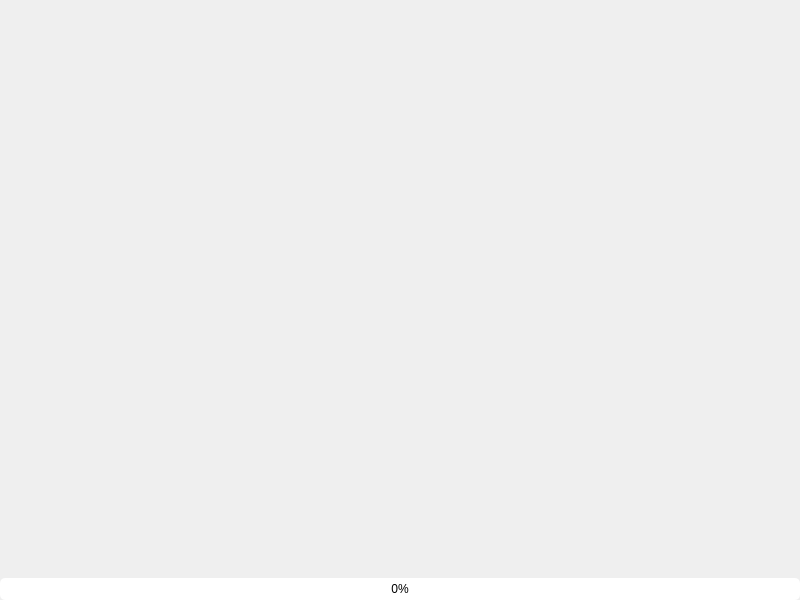
<?xml version="1.0" encoding="UTF-8"?>
<ui version="4.0">
 <class>QGraphicsManagaView</class>
 <widget class="QWidget" name="QGraphicsManagaView">
  <property name="windowModality">
   <enum>Qt::WindowModal</enum>
  </property>
  <property name="geometry">
   <rect>
    <x>0</x>
    <y>0</y>
    <width>800</width>
    <height>600</height>
   </rect>
  </property>
  <property name="sizePolicy">
   <sizepolicy hsizetype="Preferred" vsizetype="Preferred">
    <horstretch>0</horstretch>
    <verstretch>0</verstretch>
   </sizepolicy>
  </property>
  <property name="mouseTracking">
   <bool>false</bool>
  </property>
  <property name="windowTitle">
   <string>Axb's MangaViewer</string>
  </property>
  <property name="layoutDirection">
   <enum>Qt::LeftToRight</enum>
  </property>
  <layout class="QGridLayout" name="gridLayout_2">
   <property name="margin">
    <number>0</number>
   </property>
   <property name="spacing">
    <number>0</number>
   </property>
   <item row="0" column="0">
    <widget class="QGraphicsView" name="graphicsView">
     <property name="enabled">
      <bool>false</bool>
     </property>
     <property name="mouseTracking">
      <bool>false</bool>
     </property>
     <property name="focusPolicy">
      <enum>Qt::StrongFocus</enum>
     </property>
     <property name="acceptDrops">
      <bool>false</bool>
     </property>
     <property name="frameShape">
      <enum>QFrame::NoFrame</enum>
     </property>
     <property name="frameShadow">
      <enum>QFrame::Raised</enum>
     </property>
     <property name="lineWidth">
      <number>0</number>
     </property>
     <property name="verticalScrollBarPolicy">
      <enum>Qt::ScrollBarAsNeeded</enum>
     </property>
     <property name="sceneRect">
      <rectf>
       <x>0.000000000000000</x>
       <y>0.000000000000000</y>
       <width>0.000000000000000</width>
       <height>0.000000000000000</height>
      </rectf>
     </property>
     <property name="resizeAnchor">
      <enum>QGraphicsView::AnchorViewCenter</enum>
     </property>
    </widget>
   </item>
   <item row="1" column="0">
    <widget class="QProgressBar" name="progressBar">
     <property name="font">
      <font>
       <pointsize>9</pointsize>
      </font>
     </property>
     <property name="styleSheet">
      <string notr="true">QProgressBar {
     border-radius: 5px;
	background-color:#FFFFFF;
}
QProgressBar::chunk {
     background-color: grey;
}</string>
     </property>
     <property name="value">
      <number>0</number>
     </property>
     <property name="alignment">
      <set>Qt::AlignCenter</set>
     </property>
     <property name="textVisible">
      <bool>true</bool>
     </property>
     <property name="invertedAppearance">
      <bool>false</bool>
     </property>
    </widget>
   </item>
  </layout>
 </widget>
 <resources/>
 <connections/>
</ui>
